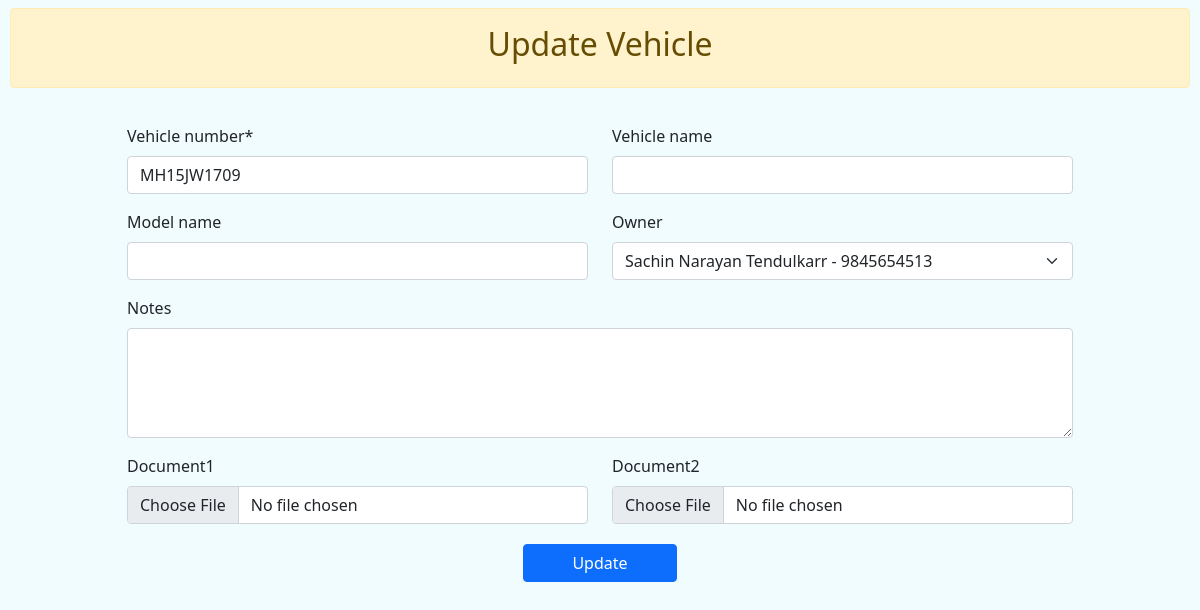
/software/update_vehicle/1, run on an earlier commit of the app's database.
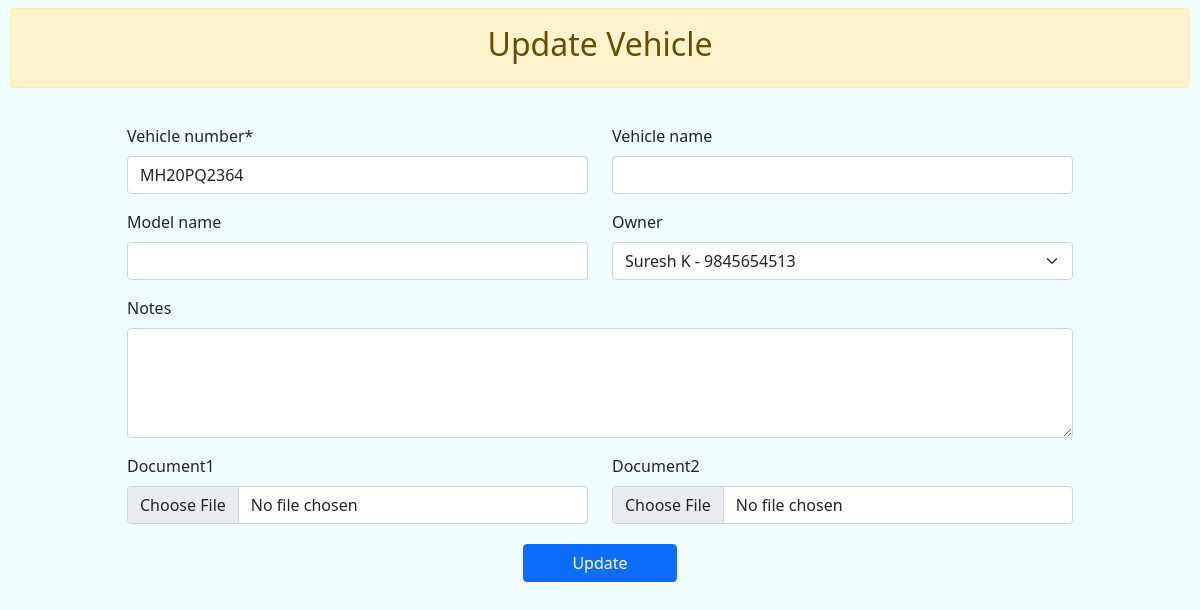
And on a later commit of the database.
### Developer/models.py (models this page shows, shortened)
class Vehicle(models.Model):
    owner = models.ForeignKey(VehicleOwner, on_delete=models.CASCADE, null=True, blank=True)
    business = models.ForeignKey(Business, on_delete=models.CASCADE, null=True, blank=True)
    vehicle_number = models.CharField(max_length=20, unique=True)  # License plate number
    vehicle_name = models.CharField(max_length=100, null=True, blank=True)
    model_name = models.CharField(max_length=255, null=True, blank=True)
    notes = models.TextField(null=True, blank=True)
    document1 = models.FileField(upload_to='vehicle_documents/', null=True, blank=True)
    document2 = models.FileField(upload_to='vehicle_documents/', null=True, blank=True)
    created_at = models.DateTimeField(auto_now_add=True)
    updated_at = models.DateTimeField(auto_now=True)

### Software/views.py (the view)
# urls.py: path('update_vehicle/<int:id>', update_vehicle, name='software_update_vehicle'),
def update_vehicle(request, id):
    vehicle = get_object_or_404(Vehicle, id=id)  # Safely retrieve the Driver instance or return a 404 error
    if request.method == 'POST':
        form = VehicleUpdateForm(request.POST, request.FILES, instance=vehicle)  # Populate the form with the instance data
        if form.is_valid():
            form.save()
            messages.success(request, 'Vehicle Updated Successfully.')
    else:
        form = VehicleUpdateForm(instance=vehicle)  # Populate the form with the existing vehicle data on GET request
    return render(request, 'software_update_vehicle.html', {'form': form,'vehicle':vehicle})

### Software/forms.py
class VehicleUpdateForm(forms.ModelForm):
    class Meta:
        model = Vehicle
        fields = [
            'owner',
            'vehicle_name',
            'vehicle_number',
            'model_name',
            'notes',
            'document1',
            'document2',
        ]
        widgets = {
            'notes': forms.Textarea(attrs={'rows': 4, 'cols': 40}),
        }

### Developer/models.py (called while the page is built)
    def __str__(self):
        return f"{self.owner_name} - {self.owner_mobile_number}"

### Software/templates/software_update_vehicle.html (shortened to what this page needs)
{% extends "base_window.html" %}
{% load crispy_forms_tags %}
{% block content %}
<main id="main" class="main">
    <section class="section dashboard">
        <div class="alert alert-warning text-center mt-2">
            <h2>Update Vehicle </h2>
        </div>
        <div class="container-fluid mb-3 form-header p-3">
            <div class="row p-1 rounded">
                <div class="col-sm-12">
                    <form method="POST" enctype="multipart/form-data">
                        <div class="row">
                            <div class="col-sm-1"></div>
                            <div class="col-sm-10">
                                <div class="row">
                                    <div class="col-sm-6">
                                        {{ form.vehicle_number|as_crispy_field }}
                                    </div>
                                    <div class="col-sm-6">
                                        {{ form.vehicle_name|as_crispy_field }}
                                    </div>
                                    <div class="col-sm-6">
                                        {{ form.model_name|as_crispy_field }}
                                    </div>
                                    <div class="col-sm-6">
                                        {{ form.owner|as_crispy_field }}
                                    </div>
                                    <div class="col-sm-12">
                                        {{ form.notes|as_crispy_field }}
                                    </div>
                                    <div class="col-sm-6">
                                        {{ form.document1|as_crispy_field }}
                                    </div>
                                    <div class="col-sm-6">
                                        {{ form.document2|as_crispy_field }}
                                    </div>
                                </div>
                            </div>
                            <div class="col-sm-1"></div>
                        </div>
                        <center><button type="submit" class="btn btn-primary mt-1 px-5">Update</button></center>
                    </form>
                </div>
            </div>
        </div>
    </section>
</main>
{% endblock content %}

What changed in the data, as far as the page shows it:
changed Vehicle: vehicle_number "MH15JW1709" → "MH20PQ2364"; owner "Sachin Narayan Tendulkarr - 9845654513" → "Suresh K - 9845654513"
